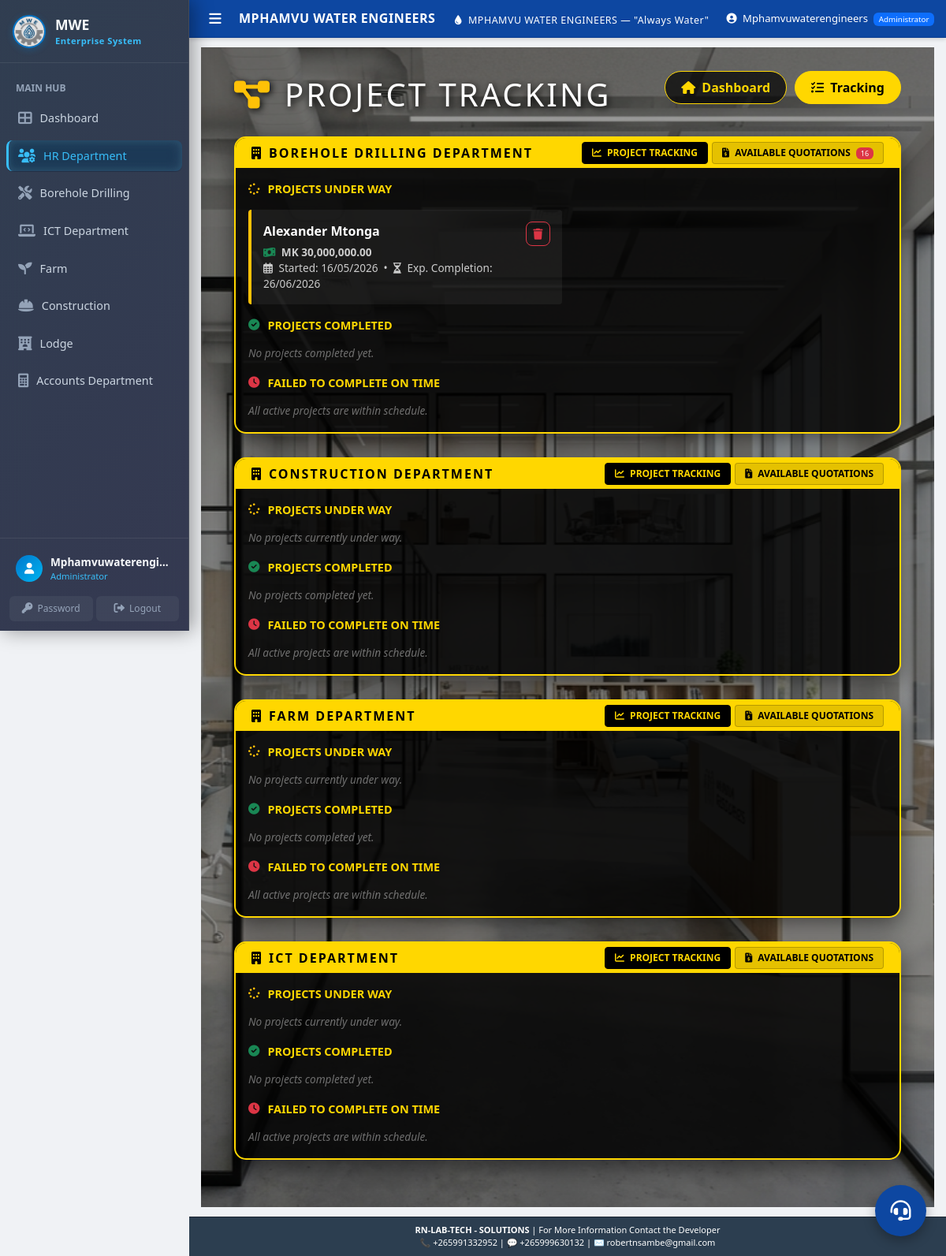
/hr/project_tracking (signed in), run on the app's committed database.
### models.py (models this page shows)
class Client(db.Model):
    __tablename__ = 'clients'
    client_id = db.Column(db.Integer, primary_key=True)
    client_name = db.Column(db.String(200), nullable=False)
    phone = db.Column(db.String(20), nullable=False)
    email = db.Column(db.String(100))
    address = db.Column(db.Text, nullable=False)
    project_type = db.Column(db.String(100), nullable=False)
    quotation_amount = db.Column(db.Float, default=0)
    contract_status = db.Column(db.String(20), default='Pending')
    payment_status = db.Column(db.String(20), default='Pending')
    total_transactions = db.Column(db.Integer, default=0)
    completed_transactions = db.Column(db.Integer, default=0)
    on_time_payments = db.Column(db.Integer, default=0)
    defaults = db.Column(db.Integer, default=0)
    credit_score = db.Column(db.Integer, default=0)
    created_at = db.Column(db.DateTime, default=datetime.utcnow)
    updated_at = db.Column(db.DateTime, default=datetime.utcnow, onupdate=datetime.utcnow)
    department = db.Column(db.String(100), default='Borehole Drilling', nullable=False)
    reference_number = db.Column(db.String(50), unique=True, default=lambda: get_reference_number('CLI'))

class Quotation(db.Model):
    __tablename__ = 'quotations'
    quotation_id = db.Column(db.Integer, primary_key=True)
    client_id = db.Column(db.Integer, db.ForeignKey('clients.client_id'), nullable=False)
    project_location = db.Column(db.String(200), nullable=False)
    project_latitude = db.Column(db.Float, nullable=True)
    project_longitude = db.Column(db.Float, nullable=True)
    borehole_depth = db.Column(db.Float)
    equipment_cost = db.Column(db.Float, default=0)
    labour_cost = db.Column(db.Float, default=0)
    transport_cost = db.Column(db.Float, default=0)
    total_amount = db.Column(db.Float, nullable=False)
    validity_days = db.Column(db.Integer, default=30)
    description = db.Column(db.Text, default='We have pleasure in quoting our prices for borehole development as follows;')
    status = db.Column(db.String(20), default='Pending')
    delivery_confirmed = db.Column(db.Boolean, default=False)
    delivery_approved_by = db.Column(db.String(100))
    delivery_approved_date = db.Column(db.DateTime)
    invoice_generated = db.Column(db.Boolean, default=False)
    delivery_note_generated = db.Column(db.Boolean, default=False)
    created_at = db.Column(db.DateTime, default=datetime.utcnow)
    updated_at = db.Column(db.DateTime, default=datetime.utcnow, onupdate=datetime.utcnow)
    reference_number = db.Column(db.String(50), unique=True, default=lambda: get_reference_number('QUO'))
    department = db.Column(db.String(100), default='Borehole Drilling', nullable=False)
    client = db.relationship('Client', backref='quotations')
    quotation_items = db.relationship('QuotationItem', backref='quotation', cascade='all, delete-orphan')

class Contract(db.Model):
    __tablename__ = 'contracts'
    contract_id = db.Column(db.Integer, primary_key=True)
    quotation_id = db.Column(db.Integer, db.ForeignKey('quotations.quotation_id'), nullable=False)
    contract_date = db.Column(db.Date, nullable=False)
    start_date = db.Column(db.Date)
    end_date = db.Column(db.Date)
    status = db.Column(db.String(20), default='Pending')
    notes = db.Column(db.Text)
    created_at = db.Column(db.DateTime, default=datetime.utcnow)
    updated_at = db.Column(db.DateTime, default=datetime.utcnow, onupdate=datetime.utcnow)
    reference_number = db.Column(db.String(50), unique=True, default=lambda: get_reference_number('CON'))
    department = db.Column(db.String(100), default='Borehole Drilling', nullable=False)
    quotation = db.relationship('Quotation', backref='contracts')

### hr/hr_routes.py (the view)
@hr_bp.route('/project_tracking', methods=['GET'])
@login_required
@admin_required
def project_tracking():
    from models import ConstructionProject, ICTProject, FarmActivity, CropCycle, Quotation
    from datetime import date
    today = date.today()
    construction_projects = ConstructionProject.query.all()
    ict_projects = ICTProject.query.all()
    farm_activities = FarmActivity.query.all()
    crop_cycles = CropCycle.query.all()
    all_quotations = Quotation.query.all()
    projects = {
        'Borehole Drilling': {'pending_award': [], 'underway': [], 'completed': [], 'overdue': []},
        'Construction': {'pending_award': [], 'underway': [], 'completed': [], 'overdue': []},
        'Farm': {'pending_award': [], 'underway': [], 'completed': [], 'overdue': []},
        'ICT': {'pending_award': [], 'underway': [], 'completed': [], 'overdue': []}
    }
    def get_target_dept(dept_name):
        d = (dept_name or '').strip().lower()
        if 'construction' in d: return 'Construction'
        if 'ict' in d: return 'ICT'
        if 'farm' in d: return 'Farm'
        return 'Borehole Drilling'
    for q in all_quotations:
        dept = get_target_dept(q.department)
        if q.status == 'Approved':
            from models import Contract
            contract = Contract.query.filter_by(quotation_id=q.quotation_id).order_by(Contract.created_at.desc()).first()
            data = {
                'type': 'Awarded Quotation',
                'id': q.quotation_id,
                'name': q.client.client_name if q.client else 'Unknown',
                'amount': q.total_amount,
                'start': contract.start_date if contract else None,
                'end': contract.end_date if contract else None,
                'status': 'Approved'
            }
            end_date = data['end']
            if end_date and end_date < today:
                projects[dept]['overdue'].append(data)
            else:
                projects[dept]['underway'].append(data)
        elif q.status not in ['Rejected', 'Completed']:
            projects[dept]['pending_award'].append({
                'type': 'Quotation',
                'id': q.quotation_id,
                'name': q.client.client_name if q.client else 'Unknown',
                'amount': q.total_amount,
                'location': q.project_location,
                'date': q.created_at,
                'status': q.status
            })
    def process_project(p, dept, name, end_date_attr='end_date'):
        status = getattr(p, 'status', '').lower()
        end_date = getattr(p, end_date_attr, None)
        is_pending = status in ['planning', 'planned', 'pending']
        data = {
            'type': 'Project',
            'name': name,
            'start': getattr(p, 'start_date', None) or getattr(p, 'planting_date', None),
            'end': end_date,
            'status': p.status
        }
        if is_pending:
            projects[dept]['pending_award'].append(data)
        elif status in ['completed', 'harvested']:
            projects[dept]['completed'].append(data)
        elif end_date and end_date < today:
            projects[dept]['overdue'].append(data)
        else:
            projects[dept]['underway'].append(data)
    for p in construction_projects:
        dept = p.department if p.department in projects else 'Construction'
        process_project(p, dept, p.project_name)
    for p in ict_projects:
        process_project(p, 'ICT', p.project_name)
    for p in farm_activities:
        process_project(p, 'Farm', p.activity_name)
    for p in crop_cycles:
        process_project(p, 'Farm', f"Crop: {p.crop_name}", 'expected_harvest_date')
    return render_template('hr/project_tracking.html', projects=projects, today=today)

### templates/hr/project_tracking.html (shortened to what this page needs)
{% extends "base.html" %}
{% block content %}
<div class="tracking-wrapper">
    <div class="tracking-overlay"></div>
    <div class="tracking-container container-fluid">
        <div class="d-flex justify-content-between align-items-center mb-4">
            <h1 class="text-white fw-900 text-uppercase" style="letter-spacing: 3px; text-shadow: 2px 2px 10px #000;">
                <i class="fas fa-project-diagram me-3 text-warning"></i>Project Tracking
            </h1>
            <div class="tab-nav">
                <a href="{{ url_for('hr.dashboard') }}" class="tab-btn"><i class="fas fa-home me-1"></i> Dashboard</a>
                <a href="#" class="tab-btn active"><i class="fas fa-tasks me-1"></i> Tracking</a>
            </div>
        </div>
        {% for dept, categories in projects.items() %}
        {% set dept_slug = dept.replace(' ', '_').lower() %}
        <div class="dept-card">
            <div class="dept-header d-flex justify-content-between align-items-center">
                <div class="d-flex align-items-center">
                    <i class="fas fa-building me-2"></i> {{ dept }} Department
                </div>
                <div class="header-nav">
                    <button class="header-nav-btn active" id="{{ dept_slug }}-tracking-btn" onclick="switchDeptTab('{{ dept_slug }}', 'tracking')">
                        <i class="fas fa-chart-line me-1"></i> PROJECT TRACKING
                    </button>
                    <button class="header-nav-btn" id="{{ dept_slug }}-quotations-btn" onclick="switchDeptTab('{{ dept_slug }}', 'quotations')">
                        <i class="fas fa-file-invoice-dollar me-1"></i> AVAILABLE QUOTATIONS
                        {% if categories.pending_award %}<span class="badge bg-danger ms-1">{{ categories.pending_award|length }}</span>{% endif %}
                    </button>
                </div>
            </div>
            <div class="dept-body">
                <div id="{{ dept_slug }}-tracking-section" class="dept-section p-3">
                    <div class="status-title"><i class="fas fa-spinner fa-spin text-warning"></i> Projects Under Way</div>
                    {% if categories.underway %}
                    <div class="project-grid mb-4">
                        {% for p in categories.underway %}
                        <div class="project-card" style="border-color: #ffc107;">
                            <div class="d-flex justify-content-between align-items-start">
                                <div>
                                    <div class="project-name">{{ p.name }}</div>
                                    <div class="project-dates">
                                        {% if p.amount %}
                                        <i class="fas fa-money-bill-wave me-1 text-success"></i> <strong>MK {{ "{:,.2f}".format(p.amount) }}</strong><br>
                                        {% endif %}
                                        <i class="far fa-calendar-alt me-1"></i> Started: {{ p.start.strftime('%d/%m/%Y') if p.start else 'N/A' }}
                                        &nbsp;&bull;&nbsp;
                                        <i class="far fa-hourglass-half me-1"></i> Exp. Completion: {{ p.end.strftime('%d/%m/%Y') if p.end else 'N/A' }}
                                    </div>
                                </div>
                                {% if p.type == 'Awarded Quotation' %}
                                <button class="btn btn-sm btn-outline-danger" onclick="confirmDelete('{{ p.id }}', '{{ p.name }}')">
                                    <i class="fas fa-trash"></i>
                                </button>
                                {% endif %}
                            </div>
                        </div>
                        {% endfor %}
                    </div>
                    {% else %}
                    <div class="empty-state mb-4">No projects currently under way.</div>
                    {% endif %}
                    <div class="status-title"><i class="fas fa-check-circle text-success"></i> Projects Completed</div>
                    {% if categories.completed %}
                    <div class="project-grid mb-4">
                        {% for p in categories.completed %}
                        <div class="project-card" style="border-color: #198754;">
                            <div class="d-flex justify-content-between align-items-start">
                                <div>
                                    <div class="project-name">{{ p.name }}</div>
                                    <div class="project-dates">
                                        {% if p.amount %}
                                        <i class="fas fa-money-bill-wave me-1 text-success"></i> <strong>MK {{ "{:,.2f}".format(p.amount) }}</strong><br>
                                        {% endif %}
                                        <i class="fas fa-calendar-day me-1"></i> Timeline: {{ p.start.strftime('%d/%m/%Y') if p.start else '?' }} to {{ p.end.strftime('%d/%m/%Y') if p.end else '?' }}
                                    </div>
                                </div>
                                {% if p.type == 'Awarded Quotation' %}
                                <button class="btn btn-sm btn-outline-danger" onclick="confirmDelete('{{ p.id }}', '{{ p.name }}')">
                                    <i class="fas fa-trash"></i>
                                </button>
                                {% endif %}
                            </div>
                        </div>
                        {% endfor %}
                    </div>
                    {% else %}
                    <div class="empty-state mb-4">No projects completed yet.</div>
                    {% endif %}
                    <div class="status-title"><i class="fas fa-clock text-danger"></i> Failed to complete on time</div>
                    {% if categories.overdue %}
                    <div class="project-grid">
                        {% for p in categories.overdue %}
                        <div class="project-card" style="border-color: #dc3545;">
                            <div class="d-flex justify-content-between align-items-start">
                                <div>
                                    <div class="project-name">{{ p.name }}</div>
                                    <div class="project-dates">
                                        {% if p.amount %}
                                        <i class="fas fa-money-bill-wave me-1 text-success"></i> <strong>MK {{ "{:,.2f}".format(p.amount) }}</strong><br>
                                        {% endif %}
                                        <i class="fas fa-calendar-times me-1"></i> Expected: {{ p.end.strftime('%d/%m/%Y') if p.end else 'N/A' }}
                                        &nbsp;&bull;&nbsp;
                                        <span class="text-danger fw-bold">Delayed by {{ (today - p.end).days }} days</span>
                                    </div>
                                </div>
                                {% if p.type == 'Awarded Quotation' %}
                                <button class="btn btn-sm btn-outline-danger" onclick="confirmDelete('{{ p.id }}', '{{ p.name }}')">
                                    <i class="fas fa-trash"></i>
                                </button>
                                {% endif %}
                            </div>
                        </div>
                        {% endfor %}
                    </div>
                    {% else %}
                    <div class="empty-state">All active projects are within schedule.</div>
                    {% endif %}
                </div>
            </div>
        </div>
        {% endfor %}
    </div>
</div>
{% endblock %}

### data on the page
Client: name "Alexander Mtonga"
Quotation: amount "30,000,000.00"
Contract: start "16/05/2026", end "26/06/2026"

### other printed values
{{ session.username }} "Mphamvuwaterengi…"
{{ session.role }} "Administrator"
{{ session.username }} "Mphamvuwaterengineers"
{{ dept }} "BOREHOLE DRILLING" "CONSTRUCTION" "FARM" "ICT"
{{ categories.pending_award|length }} "16"
